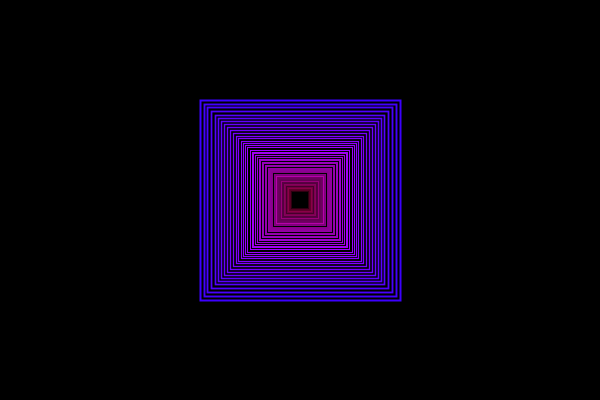
Frame 1 (no input)
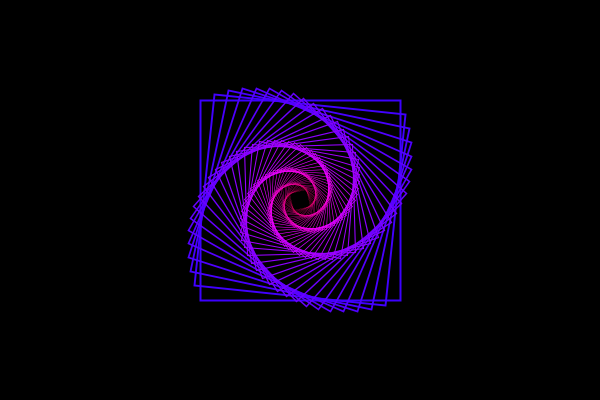
Frame 60 (the mouse pressed at the canvas centre just before this capture)
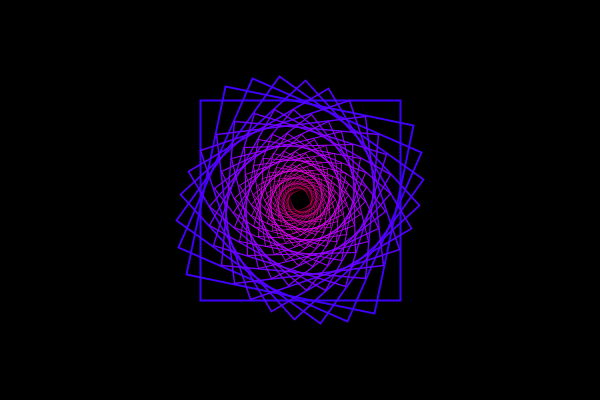
Frame 120 (the mouse held since frame 60 and released just before this capture)

The Processing sketch that drew these frames (run headless with seeded random() and noise(); from frame 60 on, the mouse is pressed at the canvas centre):

// Processing sketch: processing_81817
// ── processing_81817.pde

float angle = 0; 

void setup() { 
  size(600, 400); 
  strokeWeight(2);  
}

void draw() { 
  // clear the background
  background(0); 
  // set no fill so that we only draw the outlines
  // of shapes
  noFill(); 
  // set the stroke to white
  stroke(255); 
  // draw rectangles from the centre
  rectMode(CENTER); 
  // set the colour mode to HSB - colours from 
  // now on specified in hue, saturation and brightness
  colorMode(HSB);
  // move the origin to the centre of the window
  translate(width/2,height/2);
 
  int counter =0 ; 
  // loop round 60 times
  while(counter<60) { 
    
    // set the stroke colour dependent of how far 
    // through the loop we are 
    stroke(180+counter,255,255);
    // draw a rectangle 
    rect(0,0,200,200); 
    // rotate the coordinate system by the value
    // stored in the variable angle
    rotate(radians(angle)); 
    // scale the coordinate system to be 96% of what it was
    scale(0.96,0.96); 
    
    // add one to counter
    counter++; 
  }

  // increase the angle by 0.1 degrees every frame - this 
  // is what creates the animation
  angle += 0.1;  

}
